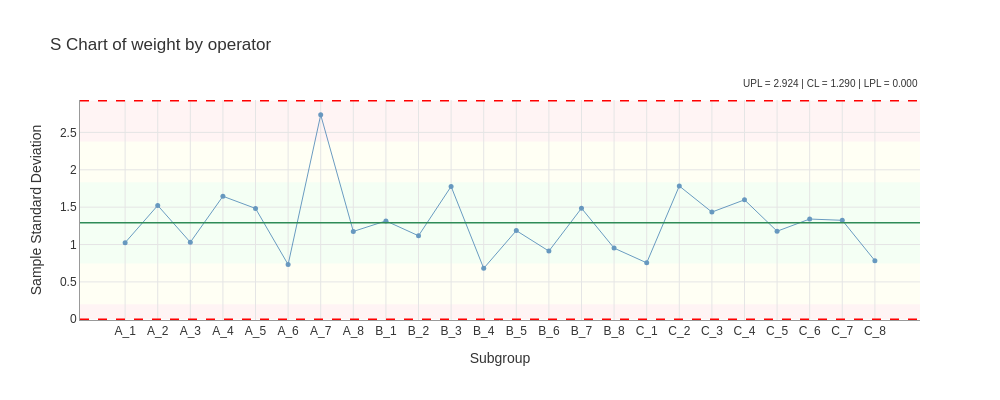

Notebook code cell kept with this figure:
### Markdown cell above
## Visualize S Chart

### Code cell
fig = result.plot(
    chart='S',
    show_zones=True,
    highlight_signals=True
)
fig.show()

### Figure 1 — Plotly figure (JSON) as saved in the notebook; plotly's stock layout.template omitted (floating-point values rounded to 4 significant figures)
{"data": [{"hovertemplate": "%{x}<br>%{y:.3f}<extra></extra>", "line": {"color": "steelblue", "width": 1.0}, "marker": {"color": "steelblue", "size": 5}, "mode": "lines+markers", "name": "S", "opacity": 0.8, "type": "scatter", "x": ["A_1", "A_2", "A_3", "A_4", "A_5", "A_6", "A_7", "A_8", "B_1", "B_2", "B_3", "B_4", "B_5", "B_6", "B_7", "B_8", "C_1", "C_2", "C_3", "C_4", "C_5", "C_6", "C_7", "C_8"], "y": [1.025, 1.523, 1.03, 1.646, 1.483, 0.732, 2.735, 1.175, 1.316, 1.117, 1.777, 0.681, 1.186, 0.912, 1.486, 0.952, 0.755, 1.783, 1.434, 1.598, 1.178, 1.341, 1.324, 0.784]}], "layout": {"annotations": [{"bgcolor": "rgba(255,255,255,0.7)", "font": {"color": "#333333", "size": 10}, "showarrow": false, "text": "UPL = 2.924 | CL = 1.290 | LPL = 0.000", "x": 1.0, "xanchor": "right", "xref": "paper", "y": 1.04, "yanchor": "bottom", "yref": "paper"}], "font": {"color": "#333333", "family": "Arial, sans-serif", "size": 12}, "height": 400, "hovermode": "x unified", "margin": {"b": 80}, "paper_bgcolor": "white", "plot_bgcolor": "white", "shapes": [{"fillcolor": "#B3FFB3", "layer": "below", "line": {"width": 0}, "opacity": 0.15, "type": "rect", "x0": 0, "x1": 1, "xref": "x domain", "y0": 0.7453, "y1": 1.835, "yref": "y"}, {"fillcolor": "#FFFFB3", "layer": "below", "line": {"width": 0}, "opacity": 0.15, "type": "rect", "x0": 0, "x1": 1, "xref": "x domain", "y0": 1.835, "y1": 2.379, "yref": "y"}, {"fillcolor": "#FFFFB3", "layer": "below", "line": {"width": 0}, "opacity": 0.15, "type": "rect", "x0": 0, "x1": 1, "xref": "x domain", "y0": 0.2007, "y1": 0.7453, "yref": "y"}, {"fillcolor": "#FFB3B3", "layer": "below", "line": {"width": 0}, "opacity": 0.15, "type": "rect", "x0": 0, "x1": 1, "xref": "x domain", "y0": 2.379, "y1": 2.924, "yref": "y"}, {"fillcolor": "#FFB3B3", "layer": "below", "line": {"width": 0}, "opacity": 0.15, "type": "rect", "x0": 0, "x1": 1, "xref": "x domain", "y0": 0.0, "y1": 0.2007, "yref": "y"}, {"line": {"color": "red", "dash": "dash", "width": 1.5}, "type": "line", "x0": 0, "x1": 1, "xref": "x domain", "y0": 2.924, "y1": 2.924}, {"line": {"color": "red", "dash": "dash", "width": 1.5}, "type": "line", "x0": 0, "x1": 1, "xref": "x domain", "y0": 0.0, "y1": 0.0}, {"line": {"color": "#2E8B57", "dash": "solid", "width": 1.5}, "type": "line", "x0": 0, "x1": 1, "xref": "x domain", "y0": 1.29, "y1": 1.29}], "showlegend": false, "title": {"text": "S Chart of weight by operator"}, "width": 1000, "xaxis": {"automargin": true, "gridcolor": "#E5E5E5", "gridwidth": 1.0, "linecolor": "#999999", "linewidth": 1.0, "showgrid": true, "showline": true, "title": {"text": "Subgroup"}, "type": "category"}, "yaxis": {"gridcolor": "#E5E5E5", "gridwidth": 1.0, "linecolor": "#999999", "linewidth": 1.0, "showgrid": true, "showline": true, "title": {"text": "Sample Standard Deviation"}, "zeroline": false}}}
